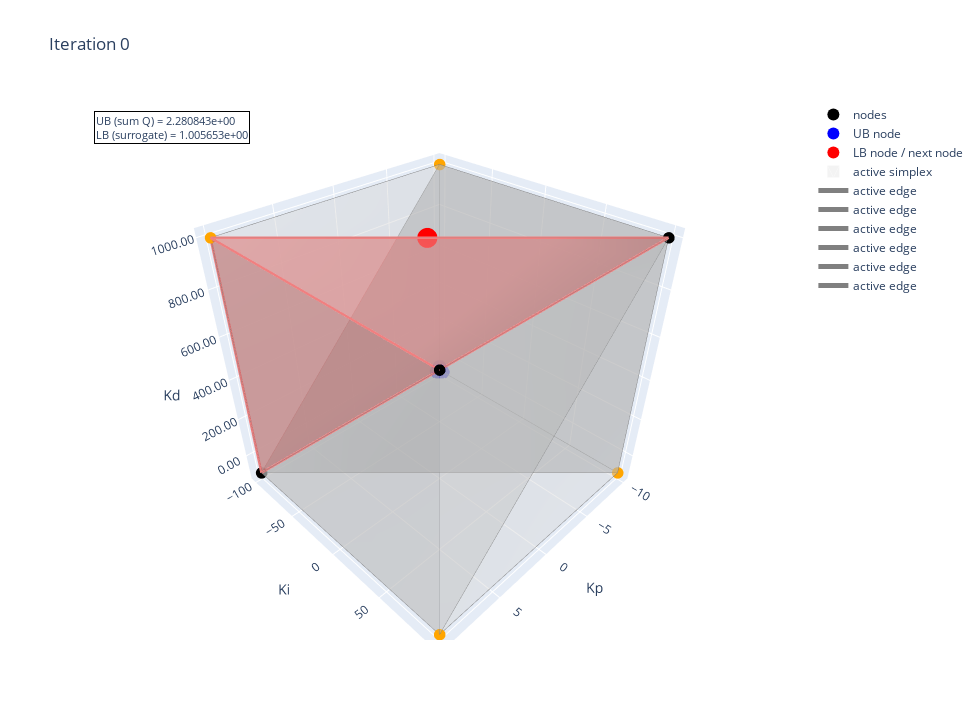
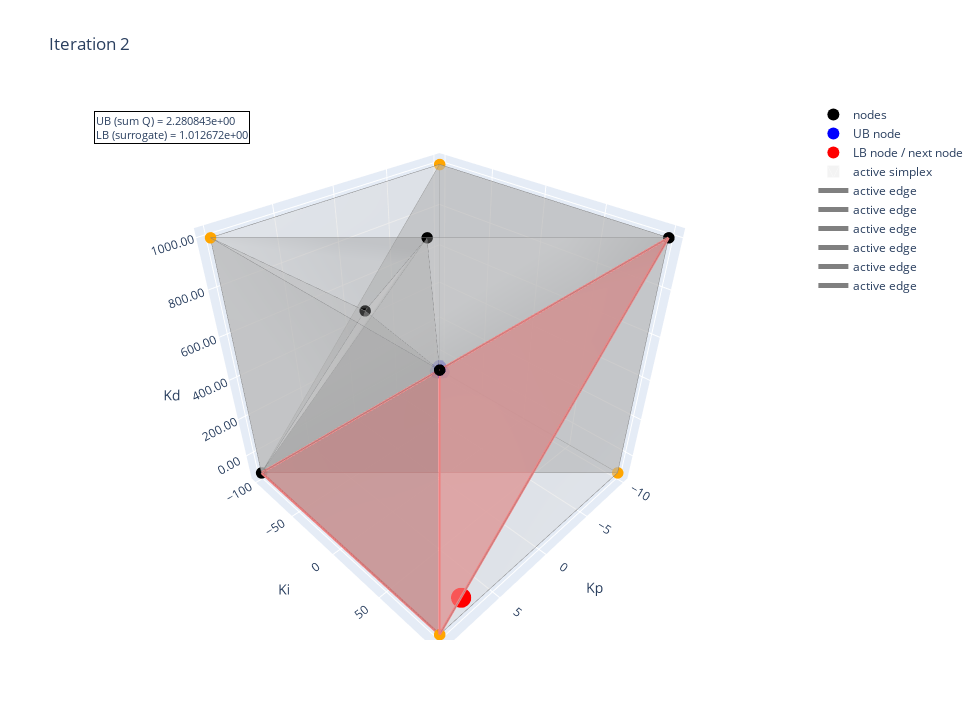

Notebook code cell kept with these figures, in order:
### Code cell
from time import perf_counter  

from modeling import build_models_from_csv
from bundles import BaseBundle, MSBundle
from utils import (
    tighten_bounds_one_model,
    MIN_DIST, ACTIVE_TOL, GAP_STOP_TOL,
)
from simplex_specialstart import run_pid_simplex_3d

# setup scenario number and target_nodes
csv_path       = "data500.csv"
max_scenarios  = 1
target_nodes   = 50

bounds={
    "Kp": (-10.0, 10.0),
    "Ki": (-100.0, 100.0),
    "Kd": (-100.0, 1000.0),
    "x": (-2.5, 2.5),
    "u": (-5.0, 5.0),
    "e": (None, None),
    "I": (None, None),
}

weights = (10.0, 0.01)


# ====== stage 1：load data and generate models ======
T   = 15.0          
nfe = 20            

t_load0 = perf_counter()
model_list, first_stg_vars_list, m_tmpl_list, nfe = build_models_from_csv(
    csv_path=csv_path,
    T=T,
    nfe=nfe,
    weights=weights,
    bounds=bounds,
    sp0=0.0,
    sp1=0.5,
    tau_xs_col="tau_xs",
    tau_us_col="tau_us",
    tau_ds_col="tau_ds",          
    disturb_prefix="disturbance_",
    setpoint_change_col="setpoint_change",
    max_scenarios=max_scenarios,
    skip=0,
)
t_load1 = perf_counter()
print(f"[Time] Data load & scenario build: {t_load1 - t_load0:.3f}s")


# ====== stage 1.5：FBBT / OBBT ======
# same as snog: FBBT open,OBBT open
obbt_solver_opts = {
    "NonConvex": 2,
    "MIPGap": 1,     
    "TimeLimit": 15   
}
for m, yvars in zip(model_list, first_stg_vars_list):
    tighten_bounds_one_model(m, yvars,
                             use_fbbt=False,
                             use_obbt=False,
                             obbt_solver_name="gurobi",
                             obbt_solver_opts=obbt_solver_opts,
                             max_rounds=3, tol=1e-6, verbose=True)

# ====== stage 2: Persistent Solver Packaging ======
ub_options = {
    'NonConvex': 2,        
}
lb_options = {
    'NonConvex': 2,
    'MIPGap': 1e-1,            
    'TimeLimit': 15    
}

t_wrap0 = perf_counter()
base_bundles = [BaseBundle(m, ub_options) for m in model_list]  
ms_bundles   = [MSBundle(m, yvars, lb_options) for m, yvars in zip(model_list, first_stg_vars_list)]  # LB 侧
t_wrap1 = perf_counter()
print(f"[Time] Persistent wrapper (GurobiPersistent) setup: {t_wrap1 - t_wrap0:.3f}s")

# ====== stage 3：main loop ======
agg_bundle = None  

t_run0 = perf_counter()
hist = run_pid_simplex_3d(
    base_bundles=base_bundles,
    ms_bundles=ms_bundles,
    model_list=model_list,
    first_vars_list=first_stg_vars_list,
    target_nodes=target_nodes,
    min_dist=0,
    active_tol=ACTIVE_TOL,
    verbose=True,
    agg_bundle=agg_bundle,
    gap_stop_tol=1e-3,
    plot_every=2,
    use_exact_opt=False,
    exact_solver_name="gurobi",
    exact_solver_opts={"NonConvex": 2, "TimeLimit": 60},
)
t_run1 = perf_counter()
print(f"[Time] Main loop total: {t_run1 - t_run0:.3f}s")

# ====== print output ======
print("\n==== Done ====")
print(f"Total nodes: {len(hist['nodes'])}")
print(f"Best UB: {min(hist['UB_hist']) if hist['UB_hist'] else None}")
print(f"Last LB: {hist['LB_hist'][-1] if hist['LB_hist'] else None}")

### Figure 1 — Plotly figure (JSON) as saved in the notebook; plotly's stock layout.template omitted (floating-point values rounded to 4 significant figures)
{"data": [{"customdata": [2.281, 10000000000, 10000000000, 12.58, 2.792, 10000000000, 10000000000, 11.17], "hovertemplate": "Kp: %{x:.6f}<br>Ki: %{y:.6f}<br>Kd: %{z:.6f}<br>sum Q: %{customdata:.6e}", "marker": {"color": ["black", "orange", "orange", "black", "black", "orange", "orange", "black"], "size": 4}, "mode": "markers", "name": "nodes", "type": "scatter3d", "x": [-10.0, -10.0, -10.0, -10.0, 10.0, 10.0, 10.0, 10.0], "y": [-100.0, -100.0, 100.0, 100.0, -100.0, -100.0, 100.0, 100.0], "z": [-100.0, 1000.0, -100.0, 1000.0, -100.0, 1000.0, -100.0, 1000.0]}, {"hovertemplate": "Kp: %{x:.6f}<br>Ki: %{y:.6f}<br>Kd: %{z:.6f}", "marker": {"color": "blue", "size": 7, "symbol": "circle"}, "mode": "markers", "name": "UB node", "type": "scatter3d", "x": [-10], "y": [-100], "z": [-100]}, {"hovertemplate": "Kp: %{x:.6f}<br>Ki: %{y:.6f}<br>Kd: %{z:.6f}", "marker": {"color": "red", "size": 7, "symbol": "circle"}, "mode": "markers", "name": "LB node / next node", "type": "scatter3d", "x": [0.5464], "y": [-5.464], "z": [1000]}, {"color": "lightgray", "hoverinfo": "text", "hovertext": "simp=0<br>LB=1.032026<br>UB=1113278906.913263<br>ms=-8.887e+09<br>vol=7.333e+05<br>q=1.062e-03", "i": [0, 0, 0, 1], "j": [1, 1, 2, 2], "k": [2, 3, 3, 3], "name": "active simplex", "opacity": 0.25, "showlegend": true, "showscale": false, "type": "mesh3d", "x": [-10.0, -10.0, 10.0, -10.0], "y": [100.0, 100.0, -100.0, -100.0], "z": [1000.0, -100.0, -100.0, -100.0]}, {"hovertemplate": "Kp: %{x:.6f}<br>Ki: %{y:.6f}<br>Kd: %{z:.6f}", "line": {"color": "gray", "width": 1}, "mode": "lines", "name": "active edge", "showlegend": true, "type": "scatter3d", "x": [-10, -10], "y": [100, 100], "z": [1000, -100]}, {"hovertemplate": "Kp: %{x:.6f}<br>Ki: %{y:.6f}<br>Kd: %{z:.6f}", "line": {"color": "gray", "width": 1}, "mode": "lines", "name": "active edge", "showlegend": true, "type": "scatter3d", "x": [-10, 10], "y": [100, -100], "z": [1000, -100]}, {"hovertemplate": "Kp: %{x:.6f}<br>Ki: %{y:.6f}<br>Kd: %{z:.6f}", "line": {"color": "gray", "width": 1}, "mode": "lines", "name": "active edge", "showlegend": true, "type": "scatter3d", "x": [-10, -10], "y": [100, -100], "z": [1000, -100]}, {"hovertemplate": "Kp: %{x:.6f}<br>Ki: %{y:.6f}<br>Kd: %{z:.6f}", "line": {"color": "gray", "width": 1}, "mode": "lines", "name": "active edge", "showlegend": true, "type": "scatter3d", "x": [-10, 10], "y": [100, -100], "z": [-100, -100]}, {"hovertemplate": "Kp: %{x:.6f}<br>Ki: %{y:.6f}<br>Kd: %{z:.6f}", "line": {"color": "gray", "width": 1}, "mode": "lines", "name": "active edge", "showlegend": true, "type": "scatter3d", "x": [-10, -10], "y": [100, -100], "z": [-100, -100]}, {"hovertemplate": "Kp: %{x:.6f}<br>Ki: %{y:.6f}<br>Kd: %{z:.6f}", "line": {"color": "gray", "width": 1}, "mode": "lines", "name": "active edge", "showlegend": true, "type": "scatter3d", "x": [10, -10], "y": [-100, -100], "z": [-100, -100]}, {"color": "lightgray", "hoverinfo": "text", "hovertext": "simp=1<br>LB=1.013704<br>UB=4896021114.903392<br>ms=-5.104e+09<br>vol=7.333e+05<br>q=8.049e-04", "i": [0, 0, 0, 1], "j": [1, 1, 2, 2], "k": [2, 3, 3, 3], "name": "active simplex", "opacity": 0.25, "showlegend": false, "showscale": false, "type": "mesh3d", "x": [-10.0, -10.0, 10.0, -10.0], "y": [100.0, -100.0, -100.0, -100.0], "z": [1000.0, 1000.0, -100.0, -100.0]}, {"hovertemplate": "Kp: %{x:.6f}<br>Ki: %{y:.6f}<br>Kd: %{z:.6f}", "line": {"color": "gray", "width": 1}, "mode": "lines", "name": "active edge", "showlegend": false, "type": "scatter3d", "x": [-10, -10], "y": [100, -100], "z": [1000, 1000]}, {"hovertemplate": "Kp: %{x:.6f}<br>Ki: %{y:.6f}<br>Kd: %{z:.6f}", "line": {"color": "gray", "width": 1}, "mode": "lines", "name": "active edge", "showlegend": false, "type": "scatter3d", "x": [-10, 10], "y": [100, -100], "z": [1000, -100]}, {"hovertemplate": "Kp: %{x:.6f}<br>Ki: %{y:.6f}<br>Kd: %{z:.6f}", "line": {"color": "gray", "width": 1}, "mode": "lines", "name": "active edge", "showlegend": false, "type": "scatter3d", "x": [-10, -10], "y": [100, -100], "z": [1000, -100]}, {"hovertemplate": "Kp: %{x:.6f}<br>Ki: %{y:.6f}<br>Kd: %{z:.6f}", "line": {"color": "gray", "width": 1}, "mode": "lines", "name": "active edge", "showlegend": false, "type": "scatter3d", "x": [-10, 10], "y": [-100, -100], "z": [1000, -100]}, {"hovertemplate": "Kp: %{x:.6f}<br>Ki: %{y:.6f}<br>Kd: %{z:.6f}", "line": {"color": "gray", "width": 1}, "mode": "lines", "name": "active edge", "showlegend": false, "type": "scatter3d", "x": [-10, -10], "y": [-100, -100], "z": [1000, -100]}, {"hovertemplate": "Kp: %{x:.6f}<br>Ki: %{y:.6f}<br>Kd: %{z:.6f}", "line": {"color": "gray", "width": 1}, "mode": "lines", "name": "active edge", "showlegend": false, "type": "scatter3d", "x": [10, -10], "y": [-100, -100], "z": [-100, -100]}, {"color": "lightcoral", "hoverinfo": "text", "hovertext": "simp=2<br>LB=1.005653<br>UB=4894857496.563461<br>ms=-5.105e+09<br>vol=7.333e+05<br>q=1.062e-03", "i": [0, 0, 0, 1], "j": [1, 1, 2, 2], "k": [2, 3, 3, 3], "name": "active simplex", "opacity": 0.65, "showlegend": false, "showscale": false, "type": "mesh3d", "x": [-10.0, 10.0, 10.0, 10.0], "y": [100.0, -100.0, 100.0, -100.0], "z": [1000.0, 1000.0, 1000.0, -100.0]}, {"hovertemplate": "Kp: %{x:.6f}<br>Ki: %{y:.6f}<br>Kd: %{z:.6f}", "line": {"color": "lightcoral", "width": 5}, "mode": "lines", "name": "active edge", "showlegend": false, "type": "scatter3d", "x": [-10, 10], "y": [100, -100], "z": [1000, 1000]}, {"hovertemplate": "Kp: %{x:.6f}<br>Ki: %{y:.6f}<br>Kd: %{z:.6f}", "line": {"color": "lightcoral", "width": 5}, "mode": "lines", "name": "active edge", "showlegend": false, "type": "scatter3d", "x": [-10, 10], "y": [100, 100], "z": [1000, 1000]}, {"hovertemplate": "Kp: %{x:.6f}<br>Ki: %{y:.6f}<br>Kd: %{z:.6f}", "line": {"color": "lightcoral", "width": 5}, "mode": "lines", "name": "active edge", "showlegend": false, "type": "scatter3d", "x": [-10, 10], "y": [100, -100], "z": [1000, -100]}, {"hovertemplate": "Kp: %{x:.6f}<br>Ki: %{y:.6f}<br>Kd: %{z:.6f}", "line": {"color": "lightcoral", "width": 5}, "mode": "lines", "name": "active edge", "showlegend": false, "type": "scatter3d", "x": [10, 10], "y": [-100, 100], "z": [1000, 1000]}, {"hovertemplate": "Kp: %{x:.6f}<br>Ki: %{y:.6f}<br>Kd: %{z:.6f}", "line": {"color": "lightcoral", "width": 5}, "mode": "lines", "name": "active edge", "showlegend": false, "type": "scatter3d", "x": [10, 10], "y": [-100, -100], "z": [1000, -100]}, {"hovertemplate": "Kp: %{x:.6f}<br>Ki: %{y:.6f}<br>Kd: %{z:.6f}", "line": {"color": "lightcoral", "width": 5}, "mode": "lines", "name": "active edge", "showlegend": false, "type": "scatter3d", "x": [10, 10], "y": [100, -100], "z": [1000, -100]}, {"color": "lightgray", "hoverinfo": "text", "hovertext": "simp=3<br>LB=1.012672<br>UB=928925548.898069<br>ms=-9.071e+09<br>vol=7.333e+05<br>q=8.049e-04", "i": [0, 0, 0, 1], "j": [1, 1, 2, 2], "k": [2, 3, 3, 3], "name": "active simplex", "opacity": 0.25, "showlegend": false, "showscale": false, "type": "mesh3d", "x": [-10.0, 10.0, 10.0, 10.0], "y": [100.0, 100.0, 100.0, -100.0], "z": [1000.0, -100.0, 1000.0, -100.0]}, {"hovertemplate": "Kp: %{x:.6f}<br>Ki: %{y:.6f}<br>Kd: %{z:.6f}", "line": {"color": "gray", "width": 1}, "mode": "lines", "name": "active edge", "showlegend": false, "type": "scatter3d", "x": [-10, 10], "y": [100, 100], "z": [1000, -100]}, {"hovertemplate": "Kp: %{x:.6f}<br>Ki: %{y:.6f}<br>Kd: %{z:.6f}", "line": {"color": "gray", "width": 1}, "mode": "lines", "name": "active edge", "showlegend": false, "type": "scatter3d", "x": [-10, 10], "y": [100, 100], "z": [1000, 1000]}, {"hovertemplate": "Kp: %{x:.6f}<br>Ki: %{y:.6f}<br>Kd: %{z:.6f}", "line": {"color": "gray", "width": 1}, "mode": "lines", "name": "active edge", "showlegend": false, "type": "scatter3d", "x": [-10, 10], "y": [100, -100], "z": [1000, -100]}, {"hovertemplate": "Kp: %{x:.6f}<br>Ki: %{y:.6f}<br>Kd: %{z:.6f}", "line": {"color": "gray", "width": 1}, "mode": "lines", "name": "active edge", "showlegend": false, "type": "scatter3d", "x": [10, 10], "y": [100, 100], "z": [-100, 1000]}, {"hovertemplate": "Kp: %{x:.6f}<br>Ki: %{y:.6f}<br>Kd: %{z:.6f}", "line": {"color": "gray", "width": 1}, "mode": "lines", "name": "active edge", "showlegend": false, "type": "scatter3d", "x": [10, 10], "y": [100, -100], "z": [-100, -100]}, {"hovertemplate": "Kp: %{x:.6f}<br>Ki: %{y:.6f}<br>Kd: %{z:.6f}", "line": {"color": "gray", "width": 1}, "mode": "lines", "name": "active edge", "showlegend": false, "type": "scatter3d", "x": [10, 10], "y": [100, -100], "z": [1000, -100]}, {"color": "lightgray", "hoverinfo": "text", "hovertext": "simp=4<br>LB=1.075240<br>UB=909090908.943670<br>ms=-9.091e+09<br>vol=7.333e+05<br>q=1.079e-03", "i": [0, 0, 0, 1], "j": [1, 1, 2, 2], "k": [2, 3, 3, 3], "name": "active simplex", "opacity": 0.25, "showlegend": false, "showscale": false, "type": "mesh3d", "x": [-10.0, 10.0, -10.0, 10.0], "y": [100.0, 100.0, 100.0, -100.0], "z": [1000.0, -100.0, -100.0, -100.0]}, {"hovertemplate": "Kp: %{x:.6f}<br>Ki: %{y:.6f}<br>Kd: %{z:.6f}", "line": {"color": "gray", "width": 1}, "mode": "lines", "name": "active edge", "showlegend": false, "type": "scatter3d", "x": [-10, 10], "y": [100, 100], "z": [1000, -100]}, {"hovertemplate": "Kp: %{x:.6f}<br>Ki: %{y:.6f}<br>Kd: %{z:.6f}", "line": {"color": "gray", "width": 1}, "mode": "lines", "name": "active edge", "showlegend": false, "type": "scatter3d", "x": [-10, -10], "y": [100, 100], "z": [1000, -100]}, {"hovertemplate": "Kp: %{x:.6f}<br>Ki: %{y:.6f}<br>Kd: %{z:.6f}", "line": {"color": "gray", "width": 1}, "mode": "lines", "name": "active edge", "showlegend": false, "type": "scatter3d", "x": [-10, 10], "y": [100, -100], "z": [1000, -100]}, {"hovertemplate": "Kp: %{x:.6f}<br>Ki: %{y:.6f}<br>Kd: %{z:.6f}", "line": {"color": "gray", "width": 1}, "mode": "lines", "name": "active edge", "showlegend": false, "type": "scatter3d", "x": [10, -10], "y": [100, 100], "z": [-100, -100]}, {"hovertemplate": "Kp: %{x:.6f}<br>Ki: %{y:.6f}<br>Kd: %{z:.6f}", "line": {"color": "gray", "width": 1}, "mode": "lines", "name": "active edge", "showlegend": false, "type": "scatter3d", "x": [10, 10], "y": [100, -100], "z": [-100, -100]}, {"hovertemplate": "Kp: %{x:.6f}<br>Ki: %{y:.6f}<br>Kd: %{z:.6f}", "line": {"color": "gray", "width": 1}, "mode": "lines", "name": "active edge", "showlegend": false, "type": "scatter3d", "x": [-10, 10], "y": [100, -100], "z": [-100, -100]}, {"color": "lightgray", "hoverinfo": "text", "hovertext": "simp=5<br>LB=1.017770<br>UB=4958674092.239862<br>ms=-5.041e+09<br>vol=7.333e+05<br>q=1.079e-03", "i": [0, 0, 0, 1], "j": [1, 1, 2, 2], "k": [2, 3, 3, 3], "name": "active simplex", "opacity": 0.25, "showlegend": false, "showscale": false, "type": "mesh3d", "x": [-10.0, 10.0, -10.0, 10.0], "y": [100.0, -100.0, -100.0, -100.0], "z": [1000.0, 1000.0, 1000.0, -100.0]}, {"hovertemplate": "Kp: %{x:.6f}<br>Ki: %{y:.6f}<br>Kd: %{z:.6f}", "line": {"color": "gray", "width": 1}, "mode": "lines", "name": "active edge", "showlegend": false, "type": "scatter3d", "x": [-10, 10], "y": [100, -100], "z": [1000, 1000]}, {"hovertemplate": "Kp: %{x:.6f}<br>Ki: %{y:.6f}<br>Kd: %{z:.6f}", "line": {"color": "gray", "width": 1}, "mode": "lines", "name": "active edge", "showlegend": false, "type": "scatter3d", "x": [-10, -10], "y": [100, -100], "z": [1000, 1000]}, {"hovertemplate": "Kp: %{x:.6f}<br>Ki: %{y:.6f}<br>Kd: %{z:.6f}", "line": {"color": "gray", "width": 1}, "mode": "lines", "name": "active edge", "showlegend": false, "type": "scatter3d", "x": [-10, 10], "y": [100, -100], "z": [1000, -100]}, {"hovertemplate": "Kp: %{x:.6f}<br>Ki: %{y:.6f}<br>Kd: %{z:.6f}", "line": {"color": "gray", "width": 1}, "mode": "lines", "name": "active edge", "showlegend": false, "type": "scatter3d", "x": [10, -10], "y": [-100, -100], "z": [1000, 1000]}, {"hovertemplate": "Kp: %{x:.6f}<br>Ki: %{y:.6f}<br>Kd: %{z:.6f}", "line": {"color": "gray", "width": 1}, "mode": "lines", "name": "active edge", "showlegend": false, "type": "scatter3d", "x": [10, 10], "y": [-100, -100], "z": [1000, -100]}, {"hovertemplate": "Kp: %{x:.6f}<br>Ki: %{y:.6f}<br>Kd: %{z:.6f}", "line": {"color": "gray", "width": 1}, "mode": "lines", "name": "active edge", "showlegend": false, "type": "scatter3d", "x": [-10, 10], "y": [-100, -100], "z": [1000, -100]}], "layout": {"annotations": [{"align": "left", "bgcolor": "rgba(255,255,255,0.8)", "bordercolor": "black", "borderwidth": 1, "font": {"size": 11}, "showarrow": false, "text": "UB (sum Q) = 2.280843e+00<br>LB (surrogate) = 1.005653e+00", "x": 0.02, "xref": "paper", "y": 0.98, "yref": "paper"}], "height": 720, "legend": {"itemsizing": "constant"}, "scene": {"aspectmode": "cube", "xaxis": {"title": {"text": "Kp"}}, "yaxis": {"title": {"text": "Ki"}}, "zaxis": {"tickformat": ".2f", "title": {"text": "Kd"}}}, "title": {"text": "Iteration 0"}, "width": 980}}

### Figure 2 — Plotly figure (JSON) as saved in the notebook; plotly's stock layout.template omitted (floating-point values rounded to 4 significant figures)
{"data": [{"customdata": [2.281, 10000000000, 10000000000, 12.58, 2.792, 10000000000, 10000000000, 11.17, 58.73, 233.1], "hovertemplate": "Kp: %{x:.6f}<br>Ki: %{y:.6f}<br>Kd: %{z:.6f}<br>sum Q: %{customdata:.6e}", "marker": {"color": ["black", "orange", "orange", "black", "black", "orange", "orange", "black", "black", "black"], "size": 4}, "mode": "markers", "name": "nodes", "type": "scatter3d", "x": [-10.0, -10.0, -10.0, -10.0, 10.0, 10.0, 10.0, 10.0, 0.5464, 4.837], "y": [-100.0, -100.0, 100.0, 100.0, -100.0, -100.0, 100.0, 100.0, -5.464, -17.48], "z": [-100.0, 1000.0, -100.0, 1000.0, -100.0, 1000.0, -100.0, 1000.0, 1000.0, 784.0]}, {"hovertemplate": "Kp: %{x:.6f}<br>Ki: %{y:.6f}<br>Kd: %{z:.6f}", "marker": {"color": "blue", "size": 7, "symbol": "circle"}, "mode": "markers", "name": "UB node", "type": "scatter3d", "x": [-10], "y": [-100], "z": [-100]}, {"hovertemplate": "Kp: %{x:.6f}<br>Ki: %{y:.6f}<br>Kd: %{z:.6f}", "marker": {"color": "red", "size": 7, "symbol": "circle"}, "mode": "markers", "name": "LB node / next node", "type": "scatter3d", "x": [8.139], "y": [99.95], "z": [2.623]}, {"color": "lightgray", "hoverinfo": "text", "hovertext": "simp=0<br>LB=1.032026<br>UB=1113278906.913263<br>ms=-8.887e+09<br>vol=7.333e+05<br>q=1.062e-03", "i": [0, 0, 0, 1], "j": [1, 1, 2, 2], "k": [2, 3, 3, 3], "name": "active simplex", "opacity": 0.25, "showlegend": true, "showscale": false, "type": "mesh3d", "x": [-10.0, -10.0, 10.0, -10.0], "y": [100.0, 100.0, -100.0, -100.0], "z": [1000.0, -100.0, -100.0, -100.0]}, {"hovertemplate": "Kp: %{x:.6f}<br>Ki: %{y:.6f}<br>Kd: %{z:.6f}", "line": {"color": "gray", "width": 1}, "mode": "lines", "name": "active edge", "showlegend": true, "type": "scatter3d", "x": [-10, -10], "y": [100, 100], "z": [1000, -100]}, {"hovertemplate": "Kp: %{x:.6f}<br>Ki: %{y:.6f}<br>Kd: %{z:.6f}", "line": {"color": "gray", "width": 1}, "mode": "lines", "name": "active edge", "showlegend": true, "type": "scatter3d", "x": [-10, 10], "y": [100, -100], "z": [1000, -100]}, {"hovertemplate": "Kp: %{x:.6f}<br>Ki: %{y:.6f}<br>Kd: %{z:.6f}", "line": {"color": "gray", "width": 1}, "mode": "lines", "name": "active edge", "showlegend": true, "type": "scatter3d", "x": [-10, -10], "y": [100, -100], "z": [1000, -100]}, {"hovertemplate": "Kp: %{x:.6f}<br>Ki: %{y:.6f}<br>Kd: %{z:.6f}", "line": {"color": "gray", "width": 1}, "mode": "lines", "name": "active edge", "showlegend": true, "type": "scatter3d", "x": [-10, 10], "y": [100, -100], "z": [-100, -100]}, {"hovertemplate": "Kp: %{x:.6f}<br>Ki: %{y:.6f}<br>Kd: %{z:.6f}", "line": {"color": "gray", "width": 1}, "mode": "lines", "name": "active edge", "showlegend": true, "type": "scatter3d", "x": [-10, -10], "y": [100, -100], "z": [-100, -100]}, {"hovertemplate": "Kp: %{x:.6f}<br>Ki: %{y:.6f}<br>Kd: %{z:.6f}", "line": {"color": "gray", "width": 1}, "mode": "lines", "name": "active edge", "showlegend": true, "type": "scatter3d", "x": [10, -10], "y": [-100, -100], "z": [-100, -100]}, {"color": "lightgray", "hoverinfo": "text", "hovertext": "simp=1<br>LB=1.013704<br>UB=4896021114.903392<br>ms=-5.104e+09<br>vol=7.333e+05<br>q=8.049e-04", "i": [0, 0, 0, 1], "j": [1, 1, 2, 2], "k": [2, 3, 3, 3], "name": "active simplex", "opacity": 0.25, "showlegend": false, "showscale": false, "type": "mesh3d", "x": [-10.0, -10.0, 10.0, -10.0], "y": [100.0, -100.0, -100.0, -100.0], "z": [1000.0, 1000.0, -100.0, -100.0]}, {"hovertemplate": "Kp: %{x:.6f}<br>Ki: %{y:.6f}<br>Kd: %{z:.6f}", "line": {"color": "gray", "width": 1}, "mode": "lines", "name": "active edge", "showlegend": false, "type": "scatter3d", "x": [-10, -10], "y": [100, -100], "z": [1000, 1000]}, {"hovertemplate": "Kp: %{x:.6f}<br>Ki: %{y:.6f}<br>Kd: %{z:.6f}", "line": {"color": "gray", "width": 1}, "mode": "lines", "name": "active edge", "showlegend": false, "type": "scatter3d", "x": [-10, 10], "y": [100, -100], "z": [1000, -100]}, {"hovertemplate": "Kp: %{x:.6f}<br>Ki: %{y:.6f}<br>Kd: %{z:.6f}", "line": {"color": "gray", "width": 1}, "mode": "lines", "name": "active edge", "showlegend": false, "type": "scatter3d", "x": [-10, -10], "y": [100, -100], "z": [1000, -100]}, {"hovertemplate": "Kp: %{x:.6f}<br>Ki: %{y:.6f}<br>Kd: %{z:.6f}", "line": {"color": "gray", "width": 1}, "mode": "lines", "name": "active edge", "showlegend": false, "type": "scatter3d", "x": [-10, 10], "y": [-100, -100], "z": [1000, -100]}, {"hovertemplate": "Kp: %{x:.6f}<br>Ki: %{y:.6f}<br>Kd: %{z:.6f}", "line": {"color": "gray", "width": 1}, "mode": "lines", "name": "active edge", "showlegend": false, "type": "scatter3d", "x": [-10, -10], "y": [-100, -100], "z": [1000, -100]}, {"hovertemplate": "Kp: %{x:.6f}<br>Ki: %{y:.6f}<br>Kd: %{z:.6f}", "line": {"color": "gray", "width": 1}, "mode": "lines", "name": "active edge", "showlegend": false, "type": "scatter3d", "x": [10, -10], "y": [-100, -100], "z": [-100, -100]}, {"color": "lightcoral", "hoverinfo": "text", "hovertext": "simp=2<br>LB=1.012672<br>UB=928925548.898069<br>ms=-9.071e+09<br>vol=7.333e+05<br>q=8.049e-04", "i": [0, 0, 0, 1], "j": [1, 1, 2, 2], "k": [2, 3, 3, 3], "name": "active simplex", "opacity": 0.65, "showlegend": false, "showscale": false, "type": "mesh3d", "x": [-10.0, 10.0, 10.0, 10.0], "y": [100.0, 100.0, 100.0, -100.0], "z": [1000.0, -100.0, 1000.0, -100.0]}, {"hovertemplate": "Kp: %{x:.6f}<br>Ki: %{y:.6f}<br>Kd: %{z:.6f}", "line": {"color": "lightcoral", "width": 5}, "mode": "lines", "name": "active edge", "showlegend": false, "type": "scatter3d", "x": [-10, 10], "y": [100, 100], "z": [1000, -100]}, {"hovertemplate": "Kp: %{x:.6f}<br>Ki: %{y:.6f}<br>Kd: %{z:.6f}", "line": {"color": "lightcoral", "width": 5}, "mode": "lines", "name": "active edge", "showlegend": false, "type": "scatter3d", "x": [-10, 10], "y": [100, 100], "z": [1000, 1000]}, {"hovertemplate": "Kp: %{x:.6f}<br>Ki: %{y:.6f}<br>Kd: %{z:.6f}", "line": {"color": "lightcoral", "width": 5}, "mode": "lines", "name": "active edge", "showlegend": false, "type": "scatter3d", "x": [-10, 10], "y": [100, -100], "z": [1000, -100]}, {"hovertemplate": "Kp: %{x:.6f}<br>Ki: %{y:.6f}<br>Kd: %{z:.6f}", "line": {"color": "lightcoral", "width": 5}, "mode": "lines", "name": "active edge", "showlegend": false, "type": "scatter3d", "x": [10, 10], "y": [100, 100], "z": [-100, 1000]}, {"hovertemplate": "Kp: %{x:.6f}<br>Ki: %{y:.6f}<br>Kd: %{z:.6f}", "line": {"color": "lightcoral", "width": 5}, "mode": "lines", "name": "active edge", "showlegend": false, "type": "scatter3d", "x": [10, 10], "y": [100, -100], "z": [-100, -100]}, {"hovertemplate": "Kp: %{x:.6f}<br>Ki: %{y:.6f}<br>Kd: %{z:.6f}", "line": {"color": "lightcoral", "width": 5}, "mode": "lines", "name": "active edge", "showlegend": false, "type": "scatter3d", "x": [10, 10], "y": [100, -100], "z": [1000, -100]}, {"color": "lightgray", "hoverinfo": "text", "hovertext": "simp=3<br>LB=1.075240<br>UB=909090908.943670<br>ms=-9.091e+09<br>vol=7.333e+05<br>q=1.079e-03", "i": [0, 0, 0, 1], "j": [1, 1, 2, 2], "k": [2, 3, 3, 3], "name": "active simplex", "opacity": 0.25, "showlegend": false, "showscale": false, "type": "mesh3d", "x": [-10.0, 10.0, -10.0, 10.0], "y": [100.0, 100.0, 100.0, -100.0], "z": [1000.0, -100.0, -100.0, -100.0]}, {"hovertemplate": "Kp: %{x:.6f}<br>Ki: %{y:.6f}<br>Kd: %{z:.6f}", "line": {"color": "gray", "width": 1}, "mode": "lines", "name": "active edge", "showlegend": false, "type": "scatter3d", "x": [-10, 10], "y": [100, 100], "z": [1000, -100]}, {"hovertemplate": "Kp: %{x:.6f}<br>Ki: %{y:.6f}<br>Kd: %{z:.6f}", "line": {"color": "gray", "width": 1}, "mode": "lines", "name": "active edge", "showlegend": false, "type": "scatter3d", "x": [-10, -10], "y": [100, 100], "z": [1000, -100]}, {"hovertemplate": "Kp: %{x:.6f}<br>Ki: %{y:.6f}<br>Kd: %{z:.6f}", "line": {"color": "gray", "width": 1}, "mode": "lines", "name": "active edge", "showlegend": false, "type": "scatter3d", "x": [-10, 10], "y": [100, -100], "z": [1000, -100]}, {"hovertemplate": "Kp: %{x:.6f}<br>Ki: %{y:.6f}<br>Kd: %{z:.6f}", "line": {"color": "gray", "width": 1}, "mode": "lines", "name": "active edge", "showlegend": false, "type": "scatter3d", "x": [10, -10], "y": [100, 100], "z": [-100, -100]}, {"hovertemplate": "Kp: %{x:.6f}<br>Ki: %{y:.6f}<br>Kd: %{z:.6f}", "line": {"color": "gray", "width": 1}, "mode": "lines", "name": "active edge", "showlegend": false, "type": "scatter3d", "x": [10, 10], "y": [100, -100], "z": [-100, -100]}, {"hovertemplate": "Kp: %{x:.6f}<br>Ki: %{y:.6f}<br>Kd: %{z:.6f}", "line": {"color": "gray", "width": 1}, "mode": "lines", "name": "active edge", "showlegend": false, "type": "scatter3d", "x": [-10, 10], "y": [100, -100], "z": [-100, -100]}, {"color": "lightgray", "hoverinfo": "text", "hovertext": "simp=4<br>LB=1.017770<br>UB=4958674092.239862<br>ms=-5.041e+09<br>vol=7.333e+05<br>q=1.079e-03", "i": [0, 0, 0, 1], "j": [1, 1, 2, 2], "k": [2, 3, 3, 3], "name": "active simplex", "opacity": 0.25, "showlegend": false, "showscale": false, "type": "mesh3d", "x": [-10.0, 10.0, -10.0, 10.0], "y": [100.0, -100.0, -100.0, -100.0], "z": [1000.0, 1000.0, 1000.0, -100.0]}, {"hovertemplate": "Kp: %{x:.6f}<br>Ki: %{y:.6f}<br>Kd: %{z:.6f}", "line": {"color": "gray", "width": 1}, "mode": "lines", "name": "active edge", "showlegend": false, "type": "scatter3d", "x": [-10, 10], "y": [100, -100], "z": [1000, 1000]}, {"hovertemplate": "Kp: %{x:.6f}<br>Ki: %{y:.6f}<br>Kd: %{z:.6f}", "line": {"color": "gray", "width": 1}, "mode": "lines", "name": "active edge", "showlegend": false, "type": "scatter3d", "x": [-10, -10], "y": [100, -100], "z": [1000, 1000]}, {"hovertemplate": "Kp: %{x:.6f}<br>Ki: %{y:.6f}<br>Kd: %{z:.6f}", "line": {"color": "gray", "width": 1}, "mode": "lines", "name": "active edge", "showlegend": false, "type": "scatter3d", "x": [-10, 10], "y": [100, -100], "z": [1000, -100]}, {"hovertemplate": "Kp: %{x:.6f}<br>Ki: %{y:.6f}<br>Kd: %{z:.6f}", "line": {"color": "gray", "width": 1}, "mode": "lines", "name": "active edge", "showlegend": false, "type": "scatter3d", "x": [10, -10], "y": [-100, -100], "z": [1000, 1000]}, {"hovertemplate": "Kp: %{x:.6f}<br>Ki: %{y:.6f}<br>Kd: %{z:.6f}", "line": {"color": "gray", "width": 1}, "mode": "lines", "name": "active edge", "showlegend": false, "type": "scatter3d", "x": [10, 10], "y": [-100, -100], "z": [1000, -100]}, {"hovertemplate": "Kp: %{x:.6f}<br>Ki: %{y:.6f}<br>Kd: %{z:.6f}", "line": {"color": "gray", "width": 1}, "mode": "lines", "name": "active edge", "showlegend": false, "type": "scatter3d", "x": [-10, 10], "y": [-100, -100], "z": [1000, -100]}, {"color": "lightgray", "hoverinfo": "text", "hovertext": "simp=5<br>LB=1.075240<br>UB=-10052.273710<br>ms=-1.011e+04<br>vol=3.867e+05<br>q=5.599e-04", "i": [0, 0, 0, 1], "j": [1, 1, 2, 2], "k": [2, 3, 3, 3], "name": "active simplex", "opacity": 0.25, "showlegend": false, "showscale": false, "type": "mesh3d", "x": [-10.0, 0.5464, 10.0, 10.0], "y": [100.0, -5.464, 100.0, -100.0], "z": [1000.0, 1000.0, 1000.0, -100.0]}, {"hovertemplate": "Kp: %{x:.6f}<br>Ki: %{y:.6f}<br>Kd: %{z:.6f}", "line": {"color": "gray", "width": 1}, "mode": "lines", "name": "active edge", "showlegend": false, "type": "scatter3d", "x": [-10, 0.5464], "y": [100, -5.464], "z": [1000, 1000]}, {"hovertemplate": "Kp: %{x:.6f}<br>Ki: %{y:.6f}<br>Kd: %{z:.6f}", "line": {"color": "gray", "width": 1}, "mode": "lines", "name": "active edge", "showlegend": false, "type": "scatter3d", "x": [-10, 10], "y": [100, 100], "z": [1000, 1000]}, {"hovertemplate": "Kp: %{x:.6f}<br>Ki: %{y:.6f}<br>Kd: %{z:.6f}", "line": {"color": "gray", "width": 1}, "mode": "lines", "name": "active edge", "showlegend": false, "type": "scatter3d", "x": [-10, 10], "y": [100, -100], "z": [1000, -100]}, {"hovertemplate": "Kp: %{x:.6f}<br>Ki: %{y:.6f}<br>Kd: %{z:.6f}", "line": {"color": "gray", "width": 1}, "mode": "lines", "name": "active edge", "showlegend": false, "type": "scatter3d", "x": [0.5464, 10], "y": [-5.464, 100], "z": [1000, 1000]}, {"hovertemplate": "Kp: %{x:.6f}<br>Ki: %{y:.6f}<br>Kd: %{z:.6f}", "line": {"color": "gray", "width": 1}, "mode": "lines", "name": "active edge", "showlegend": false, "type": "scatter3d", "x": [0.5464, 10], "y": [-5.464, -100], "z": [1000, -100]}, {"hovertemplate": "Kp: %{x:.6f}<br>Ki: %{y:.6f}<br>Kd: %{z:.6f}", "line": {"color": "gray", "width": 1}, "mode": "lines", "name": "active edge", "showlegend": false, "type": "scatter3d", "x": [10, 10], "y": [100, -100], "z": [1000, -100]}, {"color": "lightgray", "hoverinfo": "text", "hovertext": "simp=6<br>LB=1.016953<br>UB=3947267846.112589<br>ms=-6.053e+09<br>vol=1.893e+05<br>q=3.279e-04", "i": [0, 0, 0, 1], "j": [1, 1, 2, 2], "k": [2, 3, 3, 3], "name": "active simplex", "opacity": 0.25, "showlegend": false, "showscale": false, "type": "mesh3d", "x": [4.837, 10.0, 10.0, 10.0], "y": [-17.48, -100.0, 100.0, -100.0], "z": [784.0, 1000.0, 1000.0, -100.0]}, {"hovertemplate": "Kp: %{x:.6f}<br>Ki: %{y:.6f}<br>Kd: %{z:.6f}", "line": {"color": "gray", "width": 1}, "mode": "lines", "name": "active edge", "showlegend": false, "type": "scatter3d", "x": [4.837, 10], "y": [-17.48, -100], "z": [784.0, 1000]}, {"hovertemplate": "Kp: %{x:.6f}<br>Ki: %{y:.6f}<br>Kd: %{z:.6f}", "line": {"color": "gray", "width": 1}, "mode": "lines", "name": "active edge", "showlegend": false, "type": "scatter3d", "x": [4.837, 10], "y": [-17.48, 100], "z": [784.0, 1000]}, {"hovertemplate": "Kp: %{x:.6f}<br>Ki: %{y:.6f}<br>Kd: %{z:.6f}", "line": {"color": "gray", "width": 1}, "mode": "lines", "name": "active edge", "showlegend": false, "type": "scatter3d", "x": [4.837, 10], "y": [-17.48, -100], "z": [784.0, -100]}, {"hovertemplate": "Kp: %{x:.6f}<br>Ki: %{y:.6f}<br>Kd: %{z:.6f}", "line": {"color": "gray", "width": 1}, "mode": "lines", "name": "active edge", "showlegend": false, "type": "scatter3d", "x": [10, 10], "y": [-100, 100], "z": [1000, 1000]}, {"hovertemplate": "Kp: %{x:.6f}<br>Ki: %{y:.6f}<br>Kd: %{z:.6f}", "line": {"color": "gray", "width": 1}, "mode": "lines", "name": "active edge", "showlegend": false, "type": "scatter3d", "x": [10, 10], "y": [-100, -100], "z": [1000, -100]}, {"hovertemplate": "Kp: %{x:.6f}<br>Ki: %{y:.6f}<br>Kd: %{z:.6f}", "line": {"color": "gray", "width": 1}, "mode": "lines", "name": "active edge", "showlegend": false, "type": "scatter3d", "x": [10, 10], "y": [100, -100], "z": [1000, -100]}, {"color": "lightgray", "hoverinfo": "text", "hovertext": "simp=7<br>LB=1.024002<br>UB=-5506788244.409636<br>ms=-5.507e+09<br>vol=3.572e+04<br>q=6.177e-05", "i": [0, 0, 0, 1], "j": [1, 1, 2, 2], "k": [2, 3, 3, 3], "name": "active simplex", "opacity": 0.25, "showlegend": false, "showscale": false, "type": "mesh3d", "x": [0.5464, 4.837, 10.0, 10.0], "y": [-5.464, -17.48, 100.0, -100.0], "z": [1000.0, 784.0, 1000.0, -100.0]}, {"hovertemplate": "Kp: %{x:.6f}<br>Ki: %{y:.6f}<br>Kd: %{z:.6f}", "line": {"color": "gray", "width": 1}, "mode": "lines", "name": "active edge", "showlegend": false, "type": "scatter3d", "x": [0.5464, 4.837], "y": [-5.464, -17.48], "z": [1000, 784.0]}, {"hovertemplate": "Kp: %{x:.6f}<br>Ki: %{y:.6f}<br>Kd: %{z:.6f}", "line": {"color": "gray", "width": 1}, "mode": "lines", "name": "active edge", "showlegend": false, "type": "scatter3d", "x": [0.5464, 10], "y": [-5.464, 100], "z": [1000, 1000]}, {"hovertemplate": "Kp: %{x:.6f}<br>Ki: %{y:.6f}<br>Kd: %{z:.6f}", "line": {"color": "gray", "width": 1}, "mode": "lines", "name": "active edge", "showlegend": false, "type": "scatter3d", "x": [0.5464, 10], "y": [-5.464, -100], "z": [1000, -100]}, {"hovertemplate": "Kp: %{x:.6f}<br>Ki: %{y:.6f}<br>Kd: %{z:.6f}", "line": {"color": "gray", "width": 1}, "mode": "lines", "name": "active edge", "showlegend": false, "type": "scatter3d", "x": [4.837, 10], "y": [-17.48, 100], "z": [784.0, 1000]}, {"hovertemplate": "Kp: %{x:.6f}<br>Ki: %{y:.6f}<br>Kd: %{z:.6f}", "line": {"color": "gray", "width": 1}, "mode": "lines", "name": "active edge", "showlegend": false, "type": "scatter3d", "x": [4.837, 10], "y": [-17.48, -100], "z": [784.0, -100]}, {"hovertemplate": "Kp: %{x:.6f}<br>Ki: %{y:.6f}<br>Kd: %{z:.6f}", "line": {"color": "gray", "width": 1}, "mode": "lines", "name": "active edge", "showlegend": false, "type": "scatter3d", "x": [10, 10], "y": [100, -100], "z": [1000, -100]}, {"color": "lightgray", "hoverinfo": "text", "hovertext": "simp=8<br>LB=2.124215<br>UB=5986979789.432749<br>ms=-4.013e+09<br>vol=5.353e+04<br>q=9.447e-05", "i": [0, 0, 0, 1], "j": [1, 1, 2, 2], "k": [2, 3, 3, 3], "name": "active simplex", "opacity": 0.25, "showlegend": false, "showscale": false, "type": "mesh3d", "x": [0.5464, 10.0, 4.837, 10.0], "y": [-5.464, -100.0, -17.48, -100.0], "z": [1000.0, 1000.0, 784.0, -100.0]}, {"hovertemplate": "Kp: %{x:.6f}<br>Ki: %{y:.6f}<br>Kd: %{z:.6f}", "line": {"color": "gray", "width": 1}, "mode": "lines", "name": "active edge", "showlegend": false, "type": "scatter3d", "x": [0.5464, 10], "y": [-5.464, -100], "z": [1000, 1000]}, {"hovertemplate": "Kp: %{x:.6f}<br>Ki: %{y:.6f}<br>Kd: %{z:.6f}", "line": {"color": "gray", "width": 1}, "mode": "lines", "name": "active edge", "showlegend": false, "type": "scatter3d", "x": [0.5464, 4.837], "y": [-5.464, -17.48], "z": [1000, 784.0]}, {"hovertemplate": "Kp: %{x:.6f}<br>Ki: %{y:.6f}<br>Kd: %{z:.6f}", "line": {"color": "gray", "width": 1}, "mode": "lines", "name": "active edge", "showlegend": false, "type": "scatter3d", "x": [0.5464, 10], "y": [-5.464, -100], "z": [1000, -100]}, {"hovertemplate": "Kp: %{x:.6f}<br>Ki: %{y:.6f}<br>Kd: %{z:.6f}", "line": {"color": "gray", "width": 1}, "mode": "lines", "name": "active edge", "showlegend": false, "type": "scatter3d", "x": [10, 4.837], "y": [-100, -17.48], "z": [1000, 784.0]}, {"hovertemplate": "Kp: %{x:.6f}<br>Ki: %{y:.6f}<br>Kd: %{z:.6f}", "line": {"color": "gray", "width": 1}, "mode": "lines", "name": "active edge", "showlegend": false, "type": "scatter3d", "x": [10, 10], "y": [-100, -100], "z": [1000, -100]}, {"hovertemplate": "Kp: %{x:.6f}<br>Ki: %{y:.6f}<br>Kd: %{z:.6f}", "line": {"color": "gray", "width": 1}, "mode": "lines", "name": "active edge", "showlegend": false, "type": "scatter3d", "x": [4.837, 10], "y": [-17.48, -100], "z": [784.0, -100]}], "layout": {"annotations": [{"align": "left", "bgcolor": "rgba(255,255,255,0.8)", "bordercolor": "black", "borderwidth": 1, "font": {"size": 11}, "showarrow": false, "text": "UB (sum Q) = 2.280843e+00<br>LB (surrogate) = 1.012672e+00", "x": 0.02, "xref": "paper", "y": 0.98, "yref": "paper"}], "height": 720, "legend": {"itemsizing": "constant"}, "scene": {"aspectmode": "cube", "xaxis": {"title": {"text": "Kp"}}, "yaxis": {"title": {"text": "Ki"}}, "zaxis": {"tickformat": ".2f", "title": {"text": "Kd"}}}, "title": {"text": "Iteration 2"}, "width": 980}}
